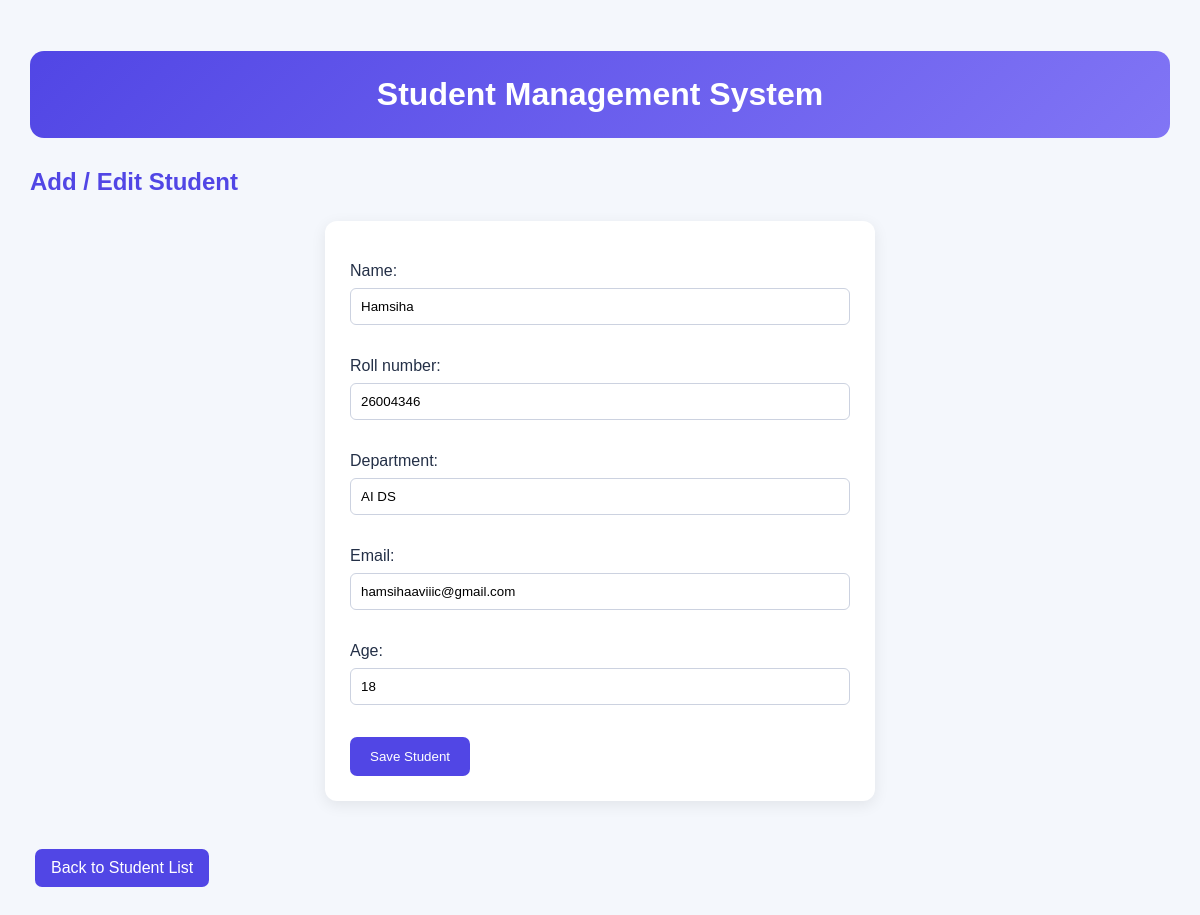
Page /edit/1/ on the committed database.
### students/models.py (models this page shows, shortened)
class Student(models.Model):
    name = models.CharField(max_length=100)
    roll_number = models.CharField(max_length=20)
    department = models.CharField(max_length=100)
    email = models.EmailField()
    age = models.IntegerField()

### students/views.py (the view)
# urls.py: path('edit/<int:pk>/', views.student_update, name='student_update'),
def student_update(request, pk):
    student = get_object_or_404(Student, pk=pk)
    if request.method == 'POST':
        form = StudentForm(request.POST, instance=student)
        if form.is_valid():
            form.save()
            return redirect('student_list')
    else:
        form = StudentForm(instance=student)
    return render(request, 'students/student_form.html', {'form': form})

### students/forms.py
class StudentForm(forms.ModelForm):
    class Meta:
        model = Student
        fields = ['name', 'roll_number', 'department', 'email', 'age']

### students/templates/students/student_form.html (shortened to what this page needs)
<!DOCTYPE html>
<html lang="en">
<head>
    {% load static %}
    <link rel="stylesheet" href="{% static 'students/style.css' %}">
</head>
<body>
    <h1>Student Management System</h1>
    <h2>Add / Edit Student</h2>
    <form method="POST">
        {{ form.as_p }}
        <button type="submit">Save Student</button>
    </form>
    <br>
    <a href="{% url 'student_list' %}">Back to Student List</a>
</body>
</html>

### students/static/students/style.css (style rules this page uses)
body { font-family: Arial, sans-serif; background: #f4f7fc; margin: 0; padding: 30px; color: #243047; }
h1 { text-align: center; color: #ffffff; background: linear-gradient(135deg, #5146e5, #8175f5); padding: 25px; border-radius: 14px; margin-bottom: 30px; }
h2 { color: #5146e5; margin-bottom: 20px; }
a { display: inline-block; text-decoration: none; background: #5146e5; color: white; padding: 10px 16px; border-radius: 7px; margin: 5px; }
form { max-width: 500px; margin: 25px auto; padding: 25px; background: white; border-radius: 12px; box-shadow: 0 4px 15px rgba(0, 0, 0, 0.08); }
input, select { width: 100%; padding: 10px; margin: 8px 0 16px; box-sizing: border-box; border: 1px solid #ccd2e0; border-radius: 6px; }
button { background: #5146e5; color: white; padding: 12px 20px; border: none; border-radius: 7px; cursor: pointer; }

### rows in the picture
Student: name "Hamsiha", roll_number "26004346", department "AI DS", email "hamsihaaviiic@gmail.com", age "18"
